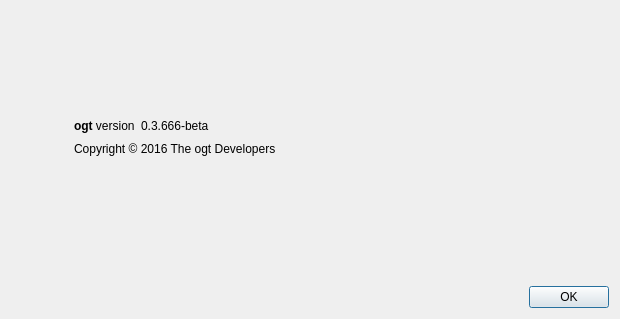
<?xml version="1.0" encoding="UTF-8"?>
<ui version="4.0">
 <class>AboutDialog</class>
 <widget class="QDialog" name="AboutDialog">
  <property name="geometry">
   <rect>
    <x>0</x>
    <y>0</y>
    <width>620</width>
    <height>319</height>
   </rect>
  </property>
  <property name="windowTitle">
   <string>About ogt</string>
  </property>
  <layout class="QHBoxLayout" name="horizontalLayout_2">
   <item>
    <widget class="QLabel" name="label_4">
     <property name="sizePolicy">
      <sizepolicy hsizetype="Preferred" vsizetype="Ignored">
       <horstretch>0</horstretch>
       <verstretch>0</verstretch>
      </sizepolicy>
     </property>
     <property name="pixmap">
      <pixmap resource="../bitcoin.qrc">:/images/about</pixmap>
     </property>
    </widget>
   </item>
   <item>
    <layout class="QVBoxLayout" name="verticalLayout_2">
     <property name="leftMargin">
      <number>50</number>
     </property>
     <item>
      <spacer name="verticalSpacer_2">
       <property name="orientation">
        <enum>Qt::Vertical</enum>
       </property>
       <property name="sizeHint" stdset="0">
        <size>
         <width>20</width>
         <height>40</height>
        </size>
       </property>
      </spacer>
     </item>
     <item>
      <layout class="QHBoxLayout" name="horizontalLayout">
       <item>
        <widget class="QLabel" name="label">
         <property name="cursor">
          <cursorShape>IBeamCursor</cursorShape>
         </property>
         <property name="text">
          <string>&lt;html&gt;&lt;head/&gt;&lt;body&gt;&lt;p&gt;&lt;span style=&quot; font-weight:600;&quot;&gt;ogt&lt;/span&gt; version&lt;/p&gt;&lt;/body&gt;&lt;/html&gt;</string>
         </property>
         <property name="textInteractionFlags">
          <set>Qt::LinksAccessibleByMouse|Qt::TextSelectableByKeyboard|Qt::TextSelectableByMouse</set>
         </property>
        </widget>
       </item>
       <item>
        <widget class="QLabel" name="versionLabel">
         <property name="cursor">
          <cursorShape>IBeamCursor</cursorShape>
         </property>
         <property name="text">
          <string notr="true">0.3.666-beta</string>
         </property>
         <property name="textInteractionFlags">
          <set>Qt::LinksAccessibleByMouse|Qt::TextSelectableByKeyboard|Qt::TextSelectableByMouse</set>
         </property>
        </widget>
       </item>
       <item>
        <spacer name="horizontalSpacer">
         <property name="orientation">
          <enum>Qt::Horizontal</enum>
         </property>
         <property name="sizeHint" stdset="0">
          <size>
           <width>40</width>
           <height>20</height>
          </size>
         </property>
        </spacer>
       </item>
      </layout>
     </item>
     <item>
      <widget class="QLabel" name="copyrightLabel">
       <property name="cursor">
        <cursorShape>IBeamCursor</cursorShape>
       </property>
       <property name="text">
        <string notr="true">Copyright &amp;copy; 2016 The ogt Developers</string>
       </property>
       <property name="textFormat">
        <enum>Qt::RichText</enum>
       </property>
       <property name="textInteractionFlags">
        <set>Qt::LinksAccessibleByMouse|Qt::TextSelectableByKeyboard|Qt::TextSelectableByMouse</set>
       </property>
      </widget>
     </item>
     <item>
      <widget class="QLabel" name="label_2">
       <property name="cursor">
        <cursorShape>IBeamCursor</cursorShape>
       </property>
       <property name="text">
        <string/>
       </property>
       <property name="wordWrap">
        <bool>true</bool>
       </property>
       <property name="textInteractionFlags">
        <set>Qt::LinksAccessibleByMouse|Qt::TextSelectableByKeyboard|Qt::TextSelectableByMouse</set>
       </property>
      </widget>
     </item>
     <item>
      <spacer name="verticalSpacer">
       <property name="orientation">
        <enum>Qt::Vertical</enum>
       </property>
       <property name="sizeHint" stdset="0">
        <size>
         <width>20</width>
         <height>40</height>
        </size>
       </property>
      </spacer>
     </item>
     <item>
      <widget class="QDialogButtonBox" name="buttonBox">
       <property name="orientation">
        <enum>Qt::Horizontal</enum>
       </property>
       <property name="standardButtons">
        <set>QDialogButtonBox::Ok</set>
       </property>
      </widget>
     </item>
    </layout>
   </item>
  </layout>
 </widget>
 <resources>
  <include location="../bitcoin.qrc"/>
 </resources>
 <connections>
  <connection>
   <sender>buttonBox</sender>
   <signal>accepted()</signal>
   <receiver>AboutDialog</receiver>
   <slot>accept()</slot>
   <hints>
    <hint type="sourcelabel">
     <x>360</x>
     <y>308</y>
    </hint>
    <hint type="destinationlabel">
     <x>157</x>
     <y>274</y>
    </hint>
   </hints>
  </connection>
  <connection>
   <sender>buttonBox</sender>
   <signal>rejected()</signal>
   <receiver>AboutDialog</receiver>
   <slot>reject()</slot>
   <hints>
    <hint type="sourcelabel">
     <x>428</x>
     <y>308</y>
    </hint>
    <hint type="destinationlabel">
     <x>286</x>
     <y>274</y>
    </hint>
   </hints>
  </connection>
 </connections>
</ui>
